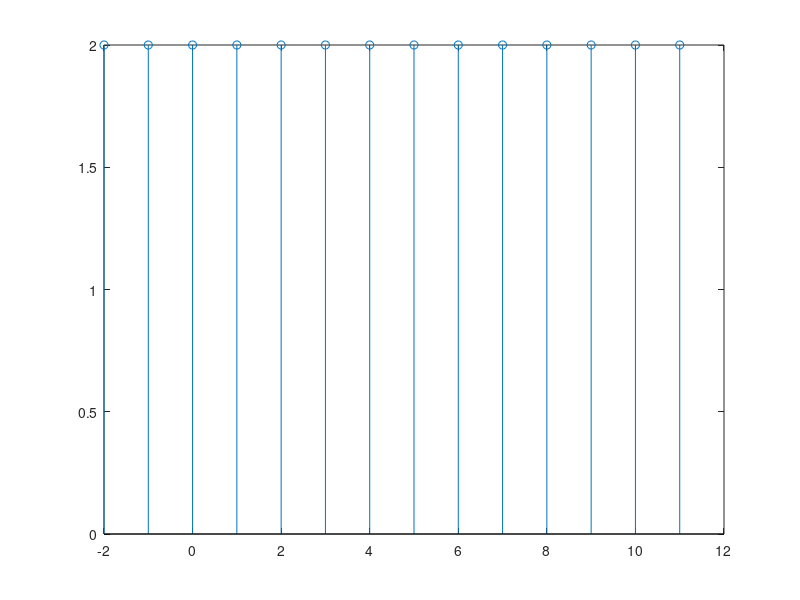
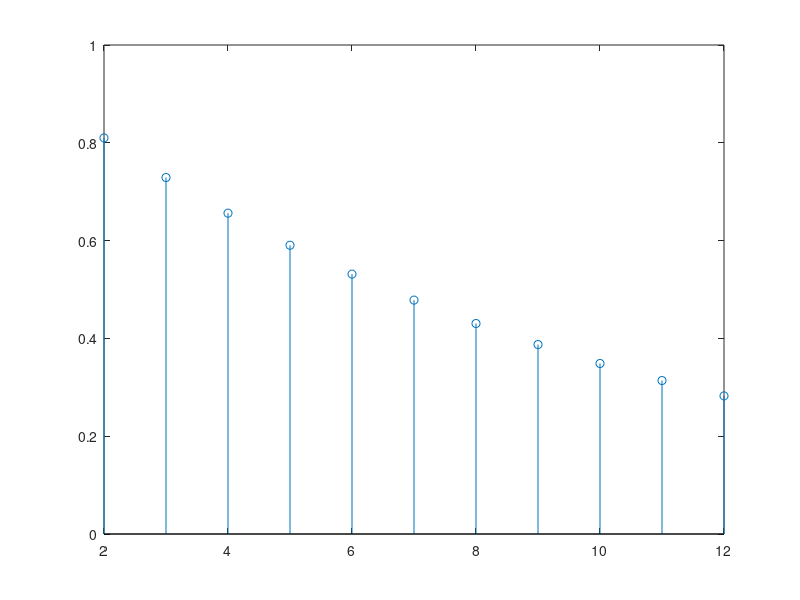
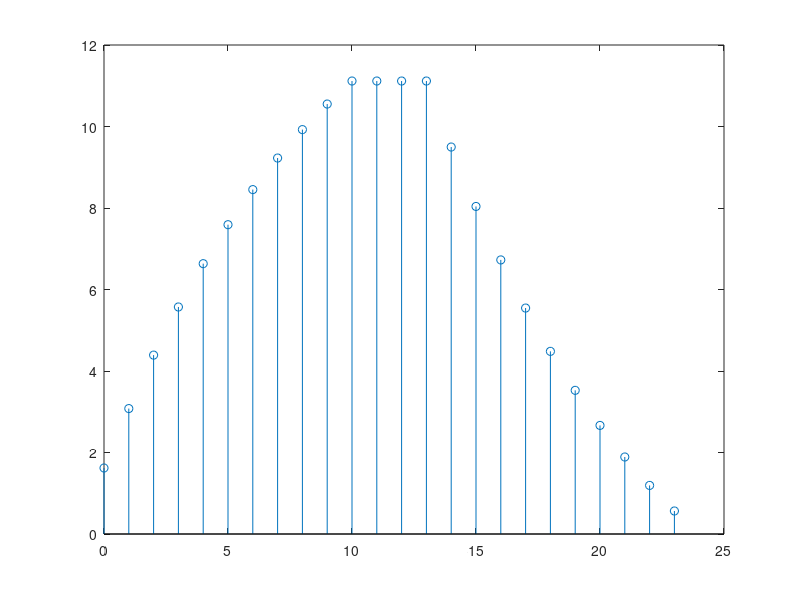

Here is the MATLAB script that generated these plots, in order:
clc;
clear all;

%exemplo 1d
nx=-2:1:11;
x=2*ones(1,size(nx,2));
nh=2:1:12;
h=0.9.^nh;
y=conv(x, h);
ny=nx(1)+nh(1):1:nx(end)+nh(end);
stem(nx, x);
figure;
stem(nh, h);
figure;
stem(ny, y);